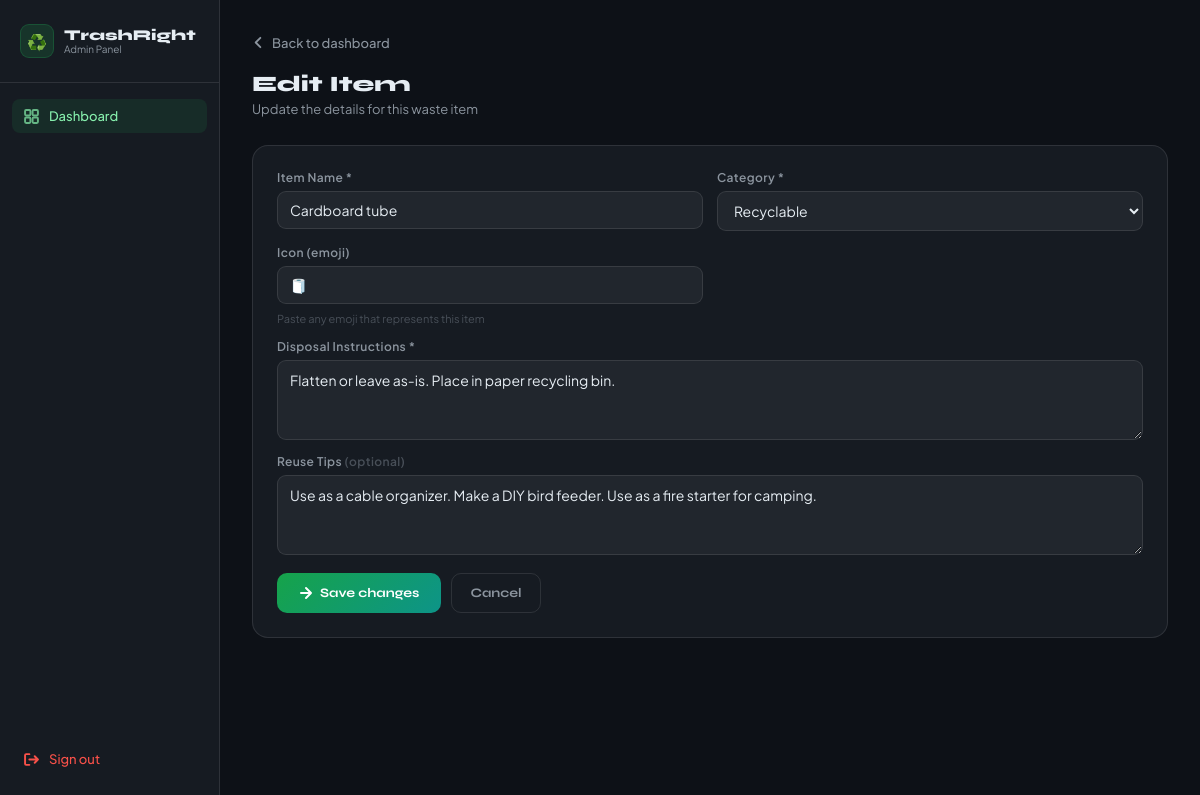
The app's page /admin/edit/793 (signed in) with its own data.
### tables this page shows
CREATE TABLE "waste_items" (
        id INTEGER PRIMARY KEY AUTOINCREMENT,
        name TEXT NOT NULL UNIQUE,
        category TEXT NOT NULL,
        instructions TEXT NOT NULL
    , tips TEXT DEFAULT '', icon TEXT DEFAULT '🗑️');

### app.py (the view, shortened to what this page needs)
@app.route("/admin/edit/<int:item_id>", methods=["GET", "POST"])
def admin_edit(item_id):
    if not admin_logged_in():
        return redirect(url_for("admin"))
    with get_db_connection() as conn:
        cursor = conn.cursor()
        cursor.execute("SELECT * FROM waste_items WHERE id = ?", (item_id,))
        item = cursor.fetchone()
    if not item:
        flash("error:Item not found.")
        return redirect(url_for("admin"))
    categories = ["Recyclable", "Biodegradable", "Hazardous", "Non-biodegradable"]
    return render_template("admin.html", view="edit", item=dict(item), categories=categories)

### app.py (called while the page is built)
def get_db_connection():
    conn = sqlite3.connect(DB_PATH)
    conn.row_factory = sqlite3.Row
    return conn

def admin_logged_in():
    return session.get("admin_authenticated") is True

### templates/admin.html (shortened to what this page needs)
<!DOCTYPE html>
<html lang="en">
<head>
</head>
<body>
{% if view == "login" %}
<div class="login-page">
    <div class="login-card">
        <div class="login-brand">
            <div class="login-brand-icon">♻️</div>
            <div>
                <div class="login-brand-name">TrashRight</div>
            </div>
        </div>
        <p class="login-sub">Admin Panel — sign in to manage waste items</p>
        {% if error %}
        <div class="login-error">⚠️ {{ error }}</div>
        {% endif %}
        <form method="POST" action="/admin">
            <label class="login-label" for="password">Admin Password</label>
            <input class="login-input" type="password" id="password" name="password"
                   placeholder="Enter password…" autofocus required/>
            <button class="login-btn" type="submit">Sign In →</button>
        </form>
    </div>
</div>
{% elif view == "edit" %}
<div class="admin-layout">
    <aside class="sidebar">
        <div class="sidebar-brand">
            <div class="sidebar-brand-icon">♻️</div>
            <div>
                <div class="sidebar-brand-name">TrashRight</div>
                <div class="sidebar-brand-sub">Admin Panel</div>
            </div>
        </div>
        <nav class="sidebar-nav">
            <a href="/admin" class="sidebar-link active">
                <svg viewBox="0 0 14 14" fill="none" stroke="currentColor" stroke-width="1.8" stroke-linecap="round" stroke-linejoin="round"><rect x="1" y="1" width="5" height="5" rx="1"/><rect x="8" y="1" width="5" height="5" rx="1"/><rect x="1" y="8" width="5" height="5" rx="1"/><rect x="8" y="8" width="5" height="5" rx="1"/></svg>
                Dashboard
            </a>
        </nav>
        <div class="sidebar-logout">
            <a href="/admin/logout">
                <svg viewBox="0 0 14 14" fill="none" stroke="currentColor" stroke-width="1.8" stroke-linecap="round" stroke-linejoin="round"><path d="M5 7h8M10 4l3 3-3 3"/><path d="M5 2H2a1 1 0 0 0-1 1v8a1 1 0 0 0 1 1h3"/></svg>
                Sign out
            </a>
        </div>
    </aside>
    <main class="main">
        <a href="/admin" class="edit-back">
            <svg viewBox="0 0 14 14" fill="none" stroke="currentColor" stroke-width="2" stroke-linecap="round" stroke-linejoin="round"><path d="M9 2L4 7l5 5"/></svg>
            Back to dashboard
        </a>
        <div class="main-header">
            <div class="main-title">Edit Item</div>
            <div class="main-sub">Update the details for this waste item</div>
        </div>
        <div class="form-card">
            <form method="POST" action="/admin/edit/{{ item.id }}">
                <div class="form-grid">
                    <div class="form-group">
                        <label class="form-label">Item Name *</label>
                        <input class="form-input" type="text" name="item_name"
                               value="{{ item.name }}" required placeholder="e.g. Plastic bottle"/>
                    </div>
                    <div class="form-group">
                        <label class="form-label">Category *</label>
                        <select class="form-select" name="category" required>
                            {% for cat in categories %}
                            <option value="{{ cat }}" {% if item.category == cat %}selected{% endif %}>{{ cat }}</option>
                            {% endfor %}
                        </select>
                    </div>
                    <div class="form-group">
                        <label class="form-label">Icon (emoji)</label>
                        <input class="form-input" type="text" name="icon"
                               value="{{ item.icon or '🗑️' }}" placeholder="🗑️" maxlength="10"/>
                        <span class="form-hint">Paste any emoji that represents this item</span>
                    </div>
                    <div class="form-group full">
                        <label class="form-label">Disposal Instructions *</label>
                        <textarea class="form-textarea" name="instructions"
                                  required placeholder="Step-by-step disposal instructions…">{{ item.instructions }}</textarea>
                    </div>
                    <div class="form-group full">
                        <label class="form-label">Reuse Tips <span style="color:var(--text3)">(optional)</span></label>
                        <textarea class="form-textarea" name="tips"
                                  placeholder="Ways to reuse this item before disposing…">{{ item.tips or '' }}</textarea>
                    </div>
                </div>
                <div class="form-actions">
                    <button class="btn-add" type="submit">
                        <svg viewBox="0 0 14 14" fill="none" stroke="currentColor" stroke-width="2" stroke-linecap="round" stroke-linejoin="round"><path d="M2 7h10M7 2l5 5-5 5"/></svg>
                        Save changes
                    </button>
                    <a href="/admin" class="btn-cancel">Cancel</a>
                </div>
            </form>
        </div>
    </main>
</div>
{% endif %}
</body>
</html>

### templates/admin.html (style rules this page uses)
*, *::before, *::after { box-sizing: border-box; margin: 0; padding: 0; }
:root { --syne: 'Syne', sans-serif; --jak: 'Plus Jakarta Sans', sans-serif; --bg: #0d1117; --surface: #161b22; --surface2: #21262d; --border: rgba(255,255,255,0.1); --accent: #22c55e; --text: #e6edf3; --text2: #8b949e; --text3: #484f58; --danger: #f85149; --warn: #e3b341; --success: #3fb950; }
body { font-family: var(--jak); background: var(--bg); color: var(--text); min-height: 100vh; }
.admin-layout { display: flex; min-height: 100vh; }
.sidebar { width: 220px; background: var(--surface); border-right: 1px solid var(--border); padding: 24px 0; flex-shrink: 0; display: flex; flex-direction: column; position: sticky; top: 0; height: 100vh; overflow-y: auto; }
.sidebar-brand { display: flex; align-items: center; gap: 10px; padding: 0 20px 24px; border-bottom: 1px solid var(--border); margin-bottom: 16px; }
.sidebar-brand-icon { width: 34px; height: 34px; border-radius: 9px; background: rgba(34,197,94,0.15); border: 1px solid rgba(34,197,94,0.2); display: flex; align-items: center; justify-content: center; font-size: 16px; }
.sidebar-brand-name { font-family: var(--syne); font-size: 15px; font-weight: 800; color: var(--text); line-height: 1.1; }
.sidebar-brand-sub { font-size: 10px; color: var(--text2); }
.sidebar-nav { padding: 0 12px; flex: 1; }
.sidebar-link { display: flex; align-items: center; gap: 10px; padding: 9px 12px; border-radius: 8px; font-size: 13px; font-weight: 500; color: var(--text2); text-decoration: none; transition: background 0.14s, color 0.14s; margin-bottom: 3px; }
.sidebar-link:hover, .sidebar-link.active { background: rgba(34,197,94,0.1); color: #86efac; }
.sidebar-link svg { width: 15px; height: 15px; opacity: 0.7; }
.sidebar-logout { padding: 0 12px; margin-top: auto; }
.sidebar-logout a { display: flex; align-items: center; gap: 10px; padding: 9px 12px; border-radius: 8px; font-size: 13px; font-weight: 500; color: #f85149; text-decoration: none; transition: background 0.14s; }
.sidebar-logout svg { width: 15px; height: 15px; }
.main { flex: 1; padding: 32px; overflow-y: auto; }
.main-header { margin-bottom: 28px; }
.main-title { font-family: var(--syne); font-size: 22px; font-weight: 800; color: var(--text); margin-bottom: 4px; }
.main-sub { font-size: 13px; color: var(--text2); }
.form-card { background: var(--surface); border: 1px solid var(--border); border-radius: 16px; padding: 24px; margin-bottom: 28px; }
.form-grid { display: grid; grid-template-columns: 1fr 1fr; gap: 14px; }
.form-group { display: flex; flex-direction: column; gap: 6px; }
.form-group.full { grid-column: 1 / -1; }
.form-label { font-size: 12px; font-weight: 600; color: var(--text2); letter-spacing: 0.4px; }
.form-input, .form-select, .form-textarea { background: var(--surface2); border: 1px solid var(--border); border-radius: 9px; color: var(--text); font-family: var(--jak); font-size: 14px; padding: 9px 12px; outline: none; transition: border-color 0.2s; width: 100%; }
.form-select option { background: var(--surface2); }
.form-textarea { resize: vertical; min-height: 80px; line-height: 1.5; }
.form-hint { font-size: 11px; color: var(--text3); margin-top: 2px; }
.form-actions { margin-top: 18px; display: flex; gap: 10px; }
.btn-add { height: 40px; padding: 0 22px; background: linear-gradient(135deg, #16a34a, #0d9488); border: none; border-radius: 10px; font-family: var(--syne); font-size: 13px; font-weight: 700; color: #fff; cursor: pointer; display: flex; align-items: center; gap: 7px; transition: opacity 0.15s; }
.btn-add svg { width: 14px; height: 14px; }
.btn-cancel { height: 40px; padding: 0 18px; background: transparent; border: 1px solid var(--border); border-radius: 10px; font-family: var(--syne); font-size: 13px; font-weight: 700; color: var(--text2); cursor: pointer; text-decoration: none; display: flex; align-items: center; gap: 7px; transition: background 0.14s; }
.edit-back { display: inline-flex; align-items: center; gap: 7px; color: var(--text2); text-decoration: none; font-size: 13px; font-weight: 500; margin-bottom: 20px; transition: color 0.14s; }
.edit-back svg { width: 13px; height: 13px; }

### records on screen
waste_items: item_name "Cardboard tube", category "Recyclable", icon "🧻", instructions "Flatten or leave as-is. Place in paper recycling bin.", tips "Use as a cable organizer. Make a DIY bird feeder. Use as a fire starter for camping."
